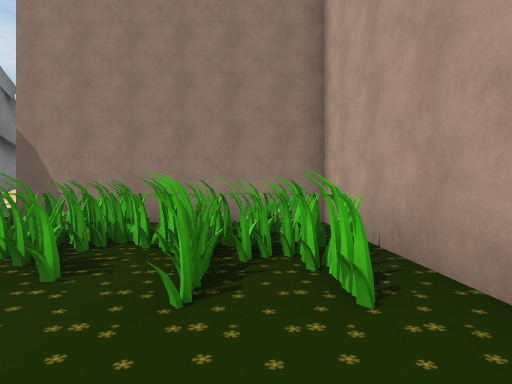
view 1 (above)

12 first-person views from a walk through a Unity game level. The camera is 1.2 m above the floor, looks level and sees 90° across. The floor is counted in squares, 2 m on a side. Each view is taken from the middle of a square. On the plan, view 1 faces up. The plan holds only what a view shows up to about 9 squares ahead; the rest is blank. The place goes on beyond the plan. The player character is not drawn. Some animated figures are left out. Some surface patterns are stand-ins.

view 2
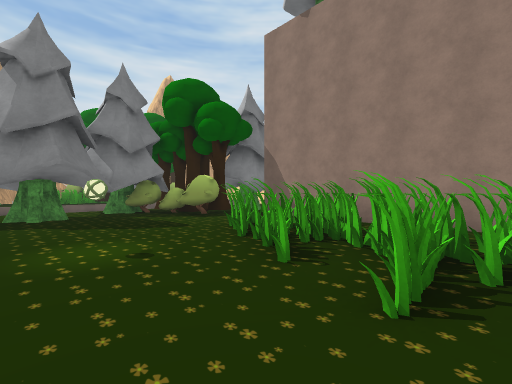

view 3
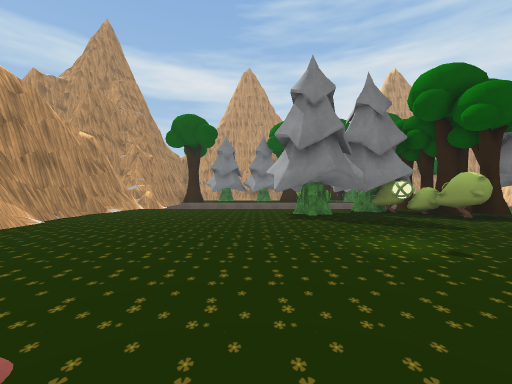

view 4
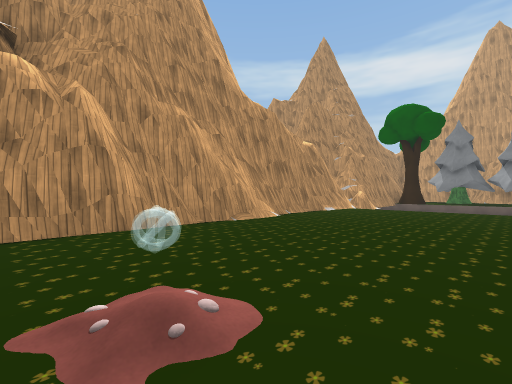

view 5
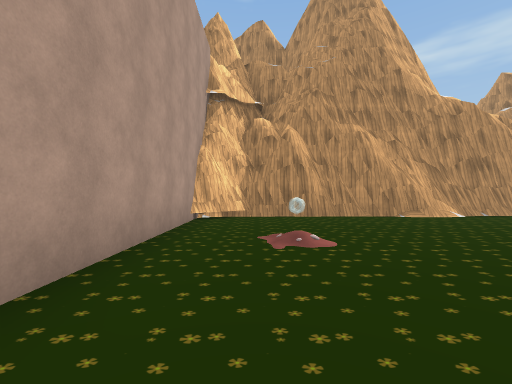

view 6
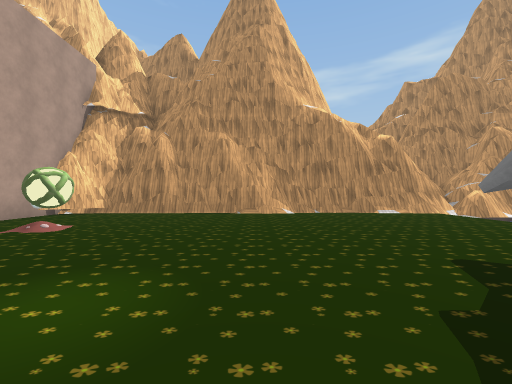

view 7
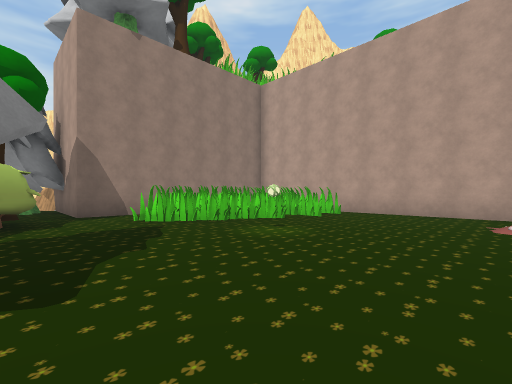

view 8
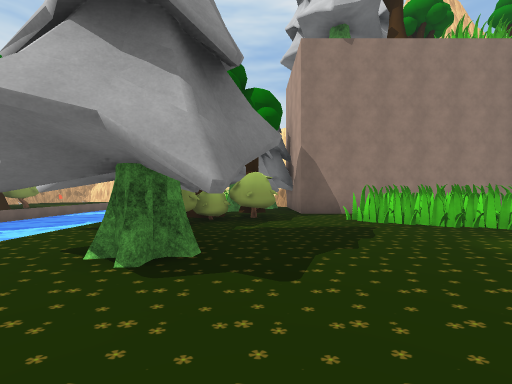

view 9
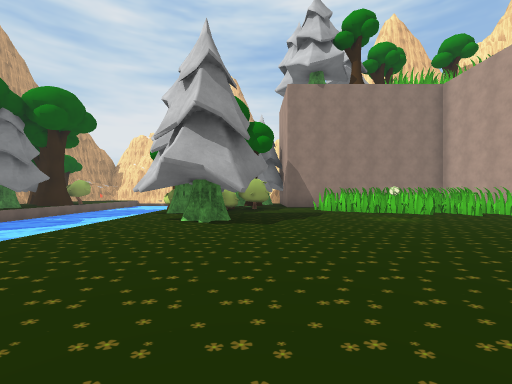

view 10
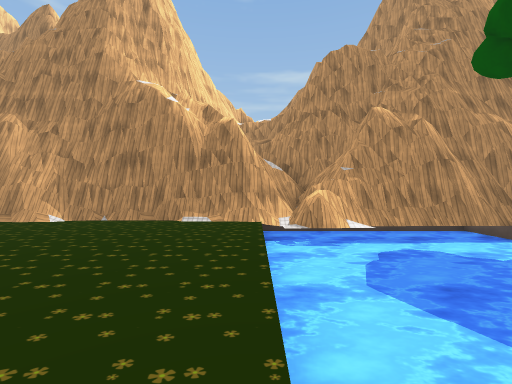

view 11
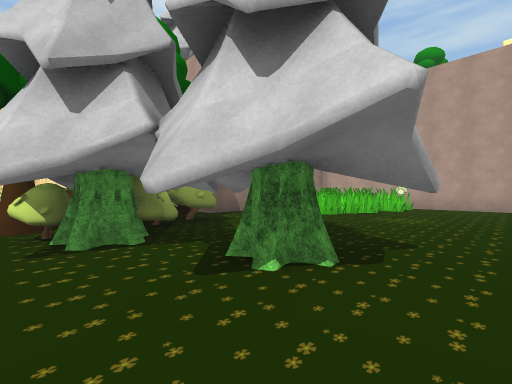

view 12
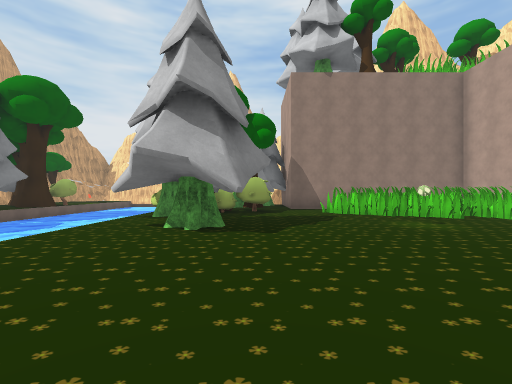

### Floor plan
Key: @ floor where view 1 was taken; # wall or solid block; . floor; = window, fence, low wall or low ledge; ≈ water the walk keeps out of; O other object.
Columns run from 12 left of view 1 to 2 right of it. Each row starts with its distance up from view 1.
  9        #
  8        #
  7 ≈    OOO
  6 ≈≈  O#O.#
  5 ≈≈  OOO.#######
  4 ≈≈ OOOO...OOO.#
  3 ≈≈ OOO.....OO.#
  2 ≈≈ O.O......O.#
  1 ≈≈ ..#...O....#
  0  ≈ .O#O.....@.#
 -1   ≈...........#
 -2  ≈≈........O=.#
 -3 ≈≈≈...........#
 -4 ≈≈≈...........#
 -5 =##..........##
 -6 ##############

Where each view was taken, in squares from view 1:
view 1: 0 up, 0 right, facing up
view 2: 0 up, 0 right, facing up-left
view 3: 1 down, 0 right, facing left
view 4: 1 down, 0 right, facing down-left
view 5: 1 up, 0 right, facing down
view 6: 2 up, 4 left, facing down
view 7: 2 down, 6 left, facing up-right
view 8: 2 down, 6 left, facing up
view 9: 5 down, 6 left, facing up
view 10: 0 up, 9 left, facing down
view 11: 1 down, 9 left, facing up-right
view 12: 4 down, 6 left, facing up
